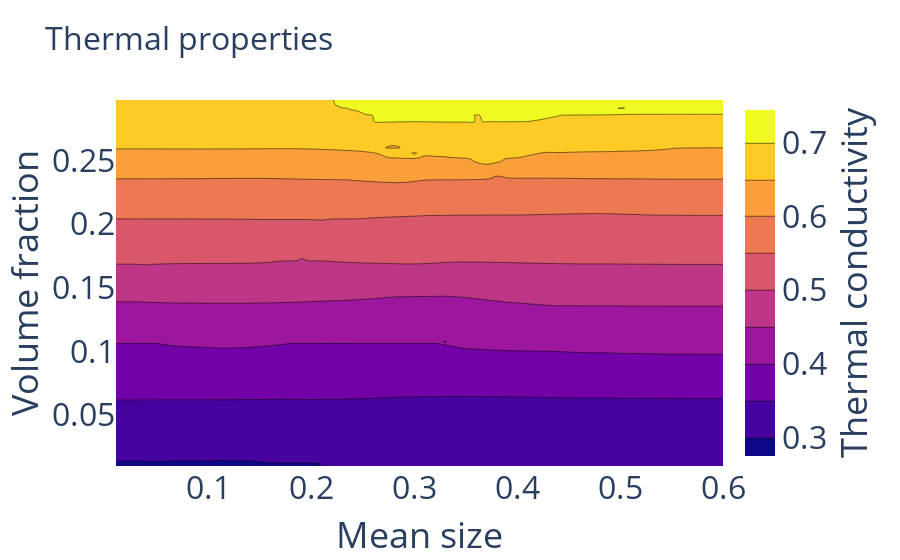

The cell this chart's notebook holds for it:
### Code cell
import plotly.graph_objects as go

fig = go.Figure(data =
    go.Contour(
        z=thermal,
        x=input_test[:,2], # horizontal axis
        y=input_test[:,0], # vertical axis
                colorbar=dict(
            title='Thermal conductivity',titleside='right',titlefont=dict(size=36),tickfont_size=32)
    ))
fig['layout']['yaxis1'].update(title='Volume fraction')
fig['layout']['xaxis1'].update(title='Mean size',title_font=dict(size = 36),tickfont_size=32)
fig['layout']['yaxis1'].update(title='Volume fraction',title_font=dict(size = 36),tickfont_size=32)
fig['layout'].update(title='Thermal properties',title_font=dict(size = 32))
fig.show()

### Figure 1 — Plotly figure (JSON) as saved in the notebook; plotly's stock layout.template omitted (floating-point values rounded to 4 significant figures; data arrays with more than 128 entries replaced by an {"elided": "..."} marker saying what was removed)
{"data": [{"colorbar": {"tickfont": {"size": 32}, "title": {"font": {"size": 36}, "side": "right", "text": "Thermal conductivity"}}, "type": "contour", "x": {"elided": "200 float values"}, "y": {"elided": "200 float values"}, "z": {"elided": "200 float values"}}], "layout": {"title": {"font": {"size": 32}, "text": "Thermal properties"}, "xaxis": {"tickfont": {"size": 32}, "title": {"font": {"size": 36}, "text": "Mean size"}}, "yaxis": {"tickfont": {"size": 32}, "title": {"font": {"size": 36}, "text": "Volume fraction"}}}}
